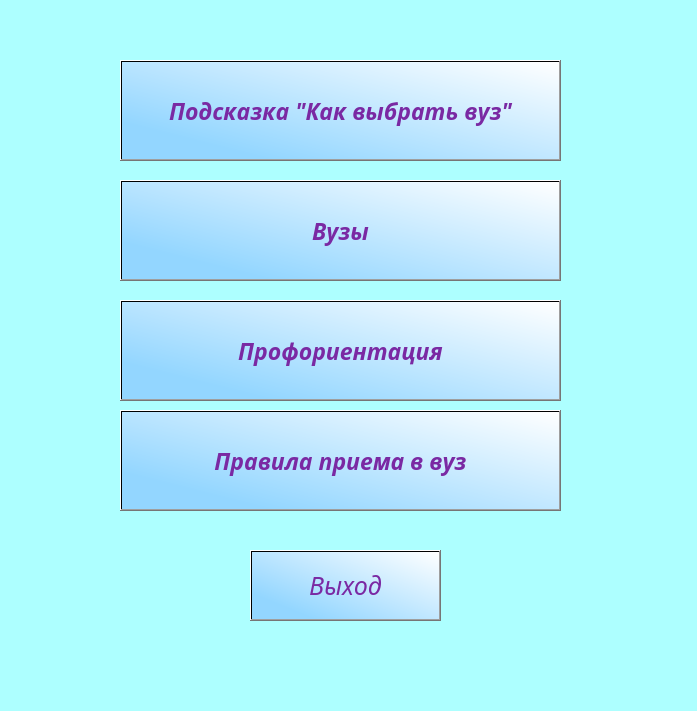
<?xml version="1.0" encoding="UTF-8"?>
<ui version="4.0">
 <class>Form</class>
 <widget class="QWidget" name="Form">
  <property name="geometry">
   <rect>
    <x>0</x>
    <y>0</y>
    <width>697</width>
    <height>711</height>
   </rect>
  </property>
  <property name="font">
   <font>
    <pointsize>9</pointsize>
   </font>
  </property>
  <property name="windowTitle">
   <string>Вузы</string>
  </property>
  <property name="styleSheet">
   <string notr="true">background-color: rgb(173, 255, 255);
color: rgb(122, 41, 163);
</string>
  </property>
  <widget class="QPushButton" name="cac">
   <property name="geometry">
    <rect>
     <x>120</x>
     <y>60</y>
     <width>441</width>
     <height>101</height>
    </rect>
   </property>
   <property name="font">
    <font>
     <family>Nightclub BTN UltraCn</family>
     <pointsize>17</pointsize>
     <weight>75</weight>
     <italic>true</italic>
     <bold>true</bold>
    </font>
   </property>
   <property name="styleSheet">
    <string notr="true">background-color: qlineargradient(spread:pad, x1:0, y1:0.875, x2:1, y2:0, stop:0.125 rgba(147, 214, 255, 255), stop:1 rgba(255, 255, 255, 255));</string>
   </property>
   <property name="text">
    <string>Подсказка &quot;Как выбрать вуз&quot;</string>
   </property>
  </widget>
  <widget class="QPushButton" name="vuz">
   <property name="geometry">
    <rect>
     <x>120</x>
     <y>180</y>
     <width>441</width>
     <height>101</height>
    </rect>
   </property>
   <property name="font">
    <font>
     <family>Nightclub BTN</family>
     <pointsize>17</pointsize>
     <weight>75</weight>
     <italic>true</italic>
     <bold>true</bold>
    </font>
   </property>
   <property name="styleSheet">
    <string notr="true">background-color: qlineargradient(spread:pad, x1:0, y1:0.875, x2:1, y2:0, stop:0.125 rgba(147, 214, 255, 255), stop:1 rgba(255, 255, 255, 255));</string>
   </property>
   <property name="text">
    <string>Вузы</string>
   </property>
  </widget>
  <widget class="QPushButton" name="end">
   <property name="geometry">
    <rect>
     <x>250</x>
     <y>550</y>
     <width>191</width>
     <height>71</height>
    </rect>
   </property>
   <property name="font">
    <font>
     <family>Nightclub BTN</family>
     <pointsize>19</pointsize>
     <weight>50</weight>
     <italic>true</italic>
     <bold>false</bold>
    </font>
   </property>
   <property name="styleSheet">
    <string notr="true">background-color: qlineargradient(spread:pad, x1:0, y1:0.875, x2:1, y2:0, stop:0.125 rgba(147, 214, 255, 255), stop:1 rgba(255, 255, 255, 255));</string>
   </property>
   <property name="text">
    <string>Выход</string>
   </property>
  </widget>
  <widget class="QPushButton" name="prof">
   <property name="geometry">
    <rect>
     <x>120</x>
     <y>300</y>
     <width>441</width>
     <height>101</height>
    </rect>
   </property>
   <property name="font">
    <font>
     <family>Nightclub BTN</family>
     <pointsize>17</pointsize>
     <weight>75</weight>
     <italic>true</italic>
     <bold>true</bold>
    </font>
   </property>
   <property name="styleSheet">
    <string notr="true">background-color: qlineargradient(spread:pad, x1:0, y1:0.875, x2:1, y2:0, stop:0.125 rgba(147, 214, 255, 255), stop:1 rgba(255, 255, 255, 255));</string>
   </property>
   <property name="text">
    <string>Профориентация</string>
   </property>
  </widget>
  <widget class="QPushButton" name="pravil">
   <property name="geometry">
    <rect>
     <x>120</x>
     <y>410</y>
     <width>441</width>
     <height>101</height>
    </rect>
   </property>
   <property name="font">
    <font>
     <family>Nightclub BTN</family>
     <pointsize>17</pointsize>
     <weight>75</weight>
     <italic>true</italic>
     <bold>true</bold>
    </font>
   </property>
   <property name="styleSheet">
    <string notr="true">background-color: qlineargradient(spread:pad, x1:0, y1:0.875, x2:1, y2:0, stop:0.125 rgba(147, 214, 255, 255), stop:1 rgba(255, 255, 255, 255));</string>
   </property>
   <property name="text">
    <string>Правила приема в вуз</string>
   </property>
  </widget>
 </widget>
 <resources/>
 <connections/>
</ui>
